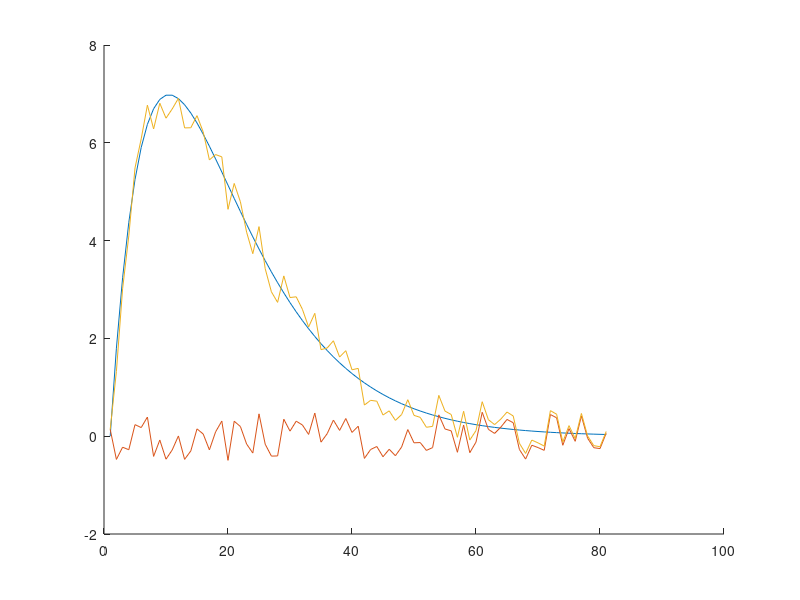

Write MATLAB code to recreate this figure. (Note: this script raises an error after producing the figure.)
%% Inicialização do ambiente
clear ; close all; clc

% Definimos uma seed estatica para o gerador de números aleatórios de forma
% a podermos repetir os experimentos com resultados determinísticos
rng(42);

%% Exercício 7
N = 0:80;

s = 2 * N .* (0.9.^N);
r = rand(1,81) - 0.5;
x = s + r;

figure
hold on
plot(s);
plot(r);
plot(x);
hold off
DiogoEliseuHugo_TP2_6(s, x)